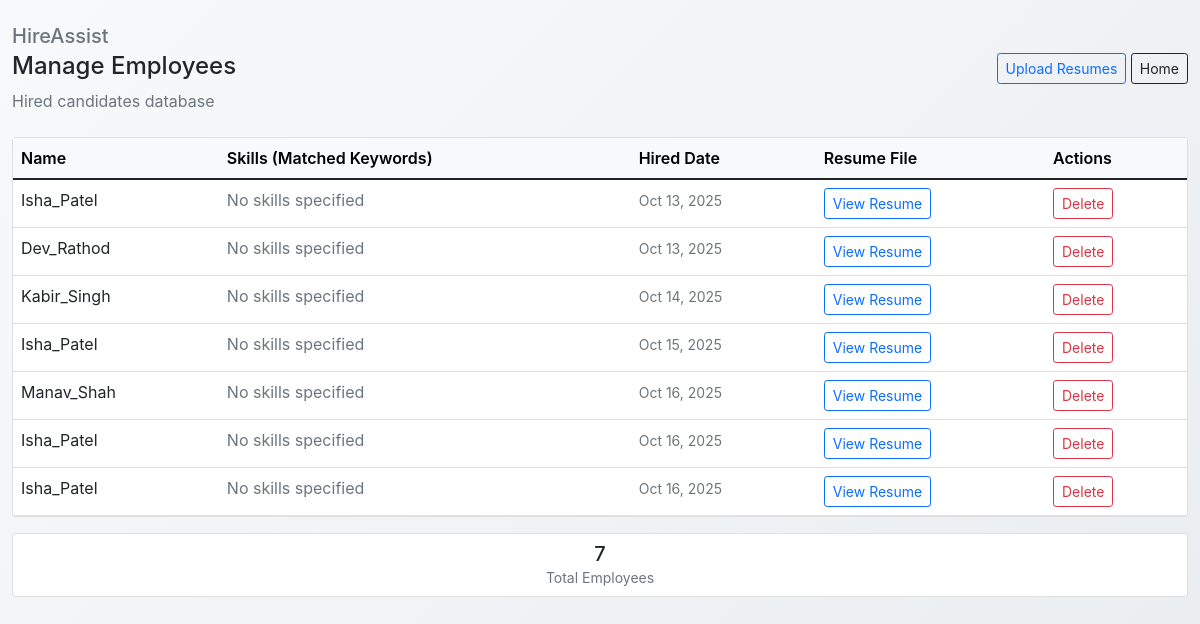
Page /employees/ (signed in) on the committed database.
### resume_manager/models.py (models this page shows, shortened)
class Employee(models.Model):
    name = models.CharField(max_length=255)
    resume = models.ForeignKey(Resume, on_delete=models.CASCADE, null=True, blank=True)
    skills = models.TextField(blank=True)  # Store ranked skills
    score = models.IntegerField(default=0)  # Ranking score
    hired_date = models.DateTimeField(auto_now_add=True)

### resume_manager/views.py (the view)
# urls.py: path('employees/', views.manage_employees, name='manage_employees'),
@login_required
def manage_employees(request):
    employees = Employee.objects.all()
    return render(request, 'resume_manager/manage_employees.html', {'employees': employees})

### templates/resume_manager/manage_employees.html (shortened to what this page needs)
<!DOCTYPE html>
<html>
<head>
    <link href="https://cdn.jsdelivr.net/npm/bootstrap@5.1.3/dist/css/bootstrap.min.css" rel="stylesheet">
</head>
<body>
    <div class="container mt-4">
        <div class="d-flex justify-content-between align-items-center mb-4">
            <div>
                <h5 class="text-muted mb-1">HireAssist</h5>
                <h2 class="h4">Manage Employees</h2>
                <p class="text-muted mb-0">Hired candidates database</p>
            </div>
            <div>
                <a href="{% url 'upload_resume' %}" class="btn btn-outline-primary btn-sm">Upload Resumes</a>
                                <a href="{% url 'homepage' %}" class="btn btn-outline-dark btn-sm">Home</a>
            </div>
        </div>
        {% if not employees %}
            <div class="alert alert-info">
                No employees hired yet. <a href="{% url 'upload_resume' %}">Upload resumes and hire candidates</a>.
            </div>
        {% else %}
            <div class="card">
                <div class="card-body p-0">
                    <div class="table-responsive">
                        <table class="table table-hover mb-0">
                            <thead class="table-light">
                                <tr>
                                    <th>Name</th>
                                    <th>Skills (Matched Keywords)</th>
                                    <th>Hired Date</th>
                                    <th>Resume File</th>
                                    <th>Actions</th>
                                </tr>
                            </thead>
                            <tbody>
                                {% for employee in employees %}
                                <tr>
                                    <td>
                                        <div class="editable-field" onclick="showEditForm('name-form-{{ employee.id }}')">
                                            {{ employee.name }}
                                        </div>
                                    </td>
                                    <td>
                                        <div class="editable-field" onclick="showEditForm('skills-form-{{ employee.id }}')">
                                            {% if employee.skills %}
                                                {% for skill in employee.skills.split %}
                                                    <span class="badge bg-primary me-1">{{ skill }}</span>
                                                {% endfor %}
                                            {% else %}
                                                <span class="text-muted">No skills specified</span>
                                            {% endif %}
                                        </div>
                                    </td>
                                    <td>
                                        <small class="text-muted">
                                            {{ employee.hired_date|date:"M d, Y" }}
                                        </small>
                                    </td>
                                    <td>
                                        {% if employee.resume %}
                                            <a href="/media/{{ employee.resume.file.name }}" class="btn btn-outline-primary btn-sm" target="_blank">
                                                View Resume
                                            </a>
                                        {% else %}
                                            <span class="text-muted small">No resume</span>
                                        {% endif %}
                                    </td>
                                    <td>
                                        <a href="{% url 'delete_employee' employee.id %}" class="btn btn-outline-danger btn-sm"
                                           onclick="return confirm('Delete {{ employee.name }}?')">
                                            Delete
                                        </a>
                                    </td>
                                </tr>
                                {% endfor %}
                            </tbody>
                        </table>
                    </div>
                </div>
            </div>
            <div class="card mt-3">
                <div class="card-body py-2">
                    <div class="row text-center">
                        <div class="col-12">
                            <strong class="h5">{{ employees|length }}</strong>
                            <p class="small text-muted mb-0">Total Employees</p>
                        </div>
                    </div>
                </div>
            </div>
        {% endif %}
    </div>
</body>
</html>

### templates/resume_manager/manage_employees.html (style rules this page uses)
.container { max-width: 1200px; }
.table th { border-top: none; font-weight: 600; }
.editable-field { cursor: pointer; }
body { background: linear-gradient(135deg, #f8f9fa 0%, #e9ecef 100%); min-height: 100vh; font-family: -apple-system, BlinkMacSystemFont, 'Segoe UI', Roboto, sans-serif; }

### rows in the picture
Employee: name "Isha_Patel", skills "No skills specified", hired_date "Oct 13, 2025"
Employee: name "Dev_Rathod", skills "No skills specified", hired_date "Oct 13, 2025"
Employee: name "Kabir_Singh", skills "No skills specified", hired_date "Oct 14, 2025"
Employee: name "Isha_Patel", skills "No skills specified", hired_date "Oct 15, 2025"
Employee: name "Manav_Shah", skills "No skills specified", hired_date "Oct 16, 2025"
Employee: name "Isha_Patel", skills "No skills specified", hired_date "Oct 16, 2025"
Employee: name "Isha_Patel", skills "No skills specified", hired_date "Oct 16, 2025"

### other values in the picture
{{ employees|length }} "7"
